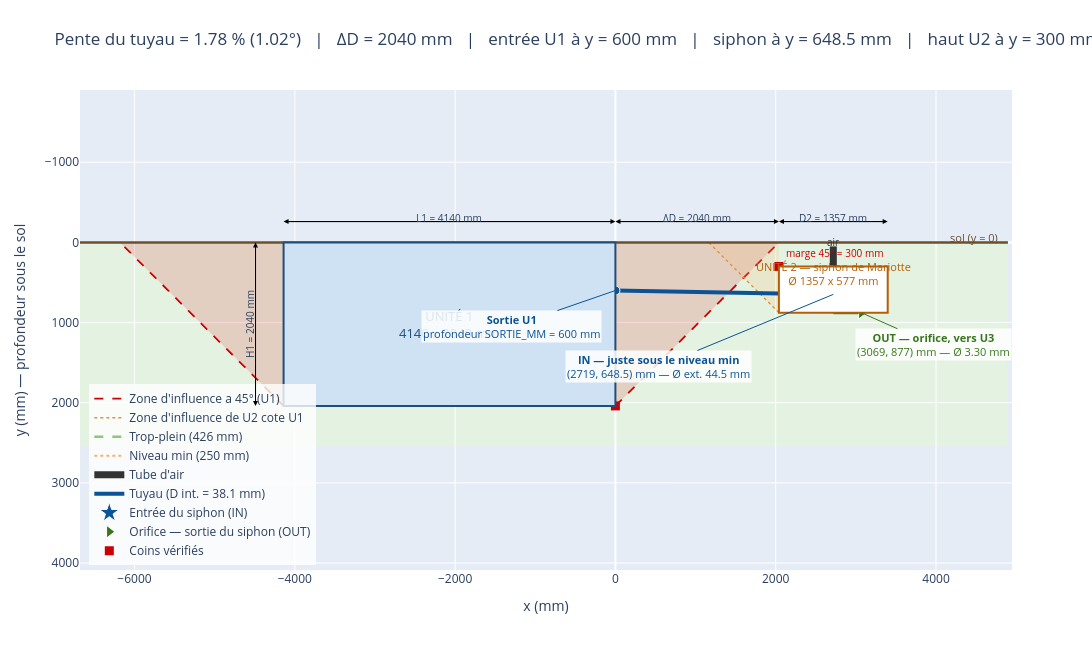

Notebook cell for this chart:
### Markdown cell above
## 1.5 Plan 2D

Aucun calcul nouveau : le plan reprend les résultats de 1.1 à 1.4. La ligne pointillée rouge est le 45° qui part du coin de fond de l'unité 1 ; la zone rouge est sa zone d'influence, la zone verte est sécuritaire. La ligne orange pointillée est la zone de U2 côté U1 (contrôle 2).

**Sources**
- Voir 1.2 pour la zone d'influence à 45°.

### Code cell
# ---- Plan 2D interactif (zoom a la molette ou en glissant) ----
import plotly.graph_objects as go

y_bas = max(H1, y_f2) + 500
y_haut = -700
xmin = -L1 - H1 - 500
xmax = x2_d + 1500

fig4 = go.Figure()

# Zone securitaire (fond)
fig4.add_shape(type="rect", x0=xmin, x1=xmax, y0=0, y1=y_bas, fillcolor="#e4f2e1", line=dict(width=0), layer="below")

# Zones d'influence a 45 deg de U1 (droite et gauche)
for pts in ([(0, H1), (0, 0), (H1, 0)], [(-L1, H1), (-L1, 0), (-L1 - H1, 0)]):
    xs, ys = zip(*pts)
    fig4.add_trace(go.Scatter(x=xs, y=ys, fill="toself", mode="none", fillcolor="rgba(224,102,102,0.25)", showlegend=False, hoverinfo="skip"))
fig4.add_trace(go.Scatter(x=[0, H1], y=[H1, 0], mode="lines", line=dict(color="#cc0000", width=1.8, dash="dash"),
                           name="Zone d'influence a 45° (U1)"))
fig4.add_trace(go.Scatter(x=[-L1, -L1 - H1], y=[H1, 0], mode="lines", line=dict(color="#cc0000", width=1.8, dash="dash"), showlegend=False))

# Zone de U2 cote U1 (controle 2)
xs, ys = zip(*[(x2_g, y_f2), (x2_g, 0), (x2_g - y_f2, 0)])
fig4.add_trace(go.Scatter(x=xs, y=ys, fill="toself", mode="none", fillcolor="rgba(246,178,107,0.18)", showlegend=False, hoverinfo="skip"))
fig4.add_trace(go.Scatter(x=[x2_g, x2_g - y_f2], y=[y_f2, 0], mode="lines", line=dict(color="#e69138", width=1.4, dash="dot"),
                           name="Zone d'influence de U2 cote U1"))

# Sol
fig4.add_trace(go.Scatter(x=[xmin, xmax], y=[0, 0], mode="lines", line=dict(color="#6b4f2a", width=2.5), showlegend=False))
fig4.add_annotation(x=xmax - 100, y=-60, text="sol (y = 0)", showarrow=False, font=dict(size=11, color="#6b4f2a"), xanchor="right")

# Unites 1 et 2 (U2 EST le siphon complet, dessine a l'echelle avec ses niveaux et son tube d'air)
fig4.add_shape(type="rect", x0=-L1, x1=0, y0=0, y1=H1, fillcolor="#cfe2f3", line=dict(color="#1f4e79", width=2))
fig4.add_shape(type="rect", x0=x2_g, x1=x2_d, y0=y_h2, y1=y_f2, fillcolor="white", line=dict(color="#b45f06", width=2))
fig4.add_annotation(x=-L1 / 2, y=H1 / 2, text=f"UNITÉ 1<br>{L1:.0f} x {H1:.0f} mm", showarrow=False, font=dict(size=13, color="#1f4e79"))
fig4.add_annotation(x=x2_g + L2 / 2, y=y_h2 + 90, text=f"UNITÉ 2 — siphon de Mariotte<br>Ø {D2:.0f} x {H2:.0f} mm", showarrow=False, font=dict(size=11, color="#b45f06"))

# Niveaux d'eau extremes du siphon (a l'echelle, dans U2)
y_niveau_max_abs = y_f2 - NIVEAU_MAX_MM
y_niveau_min_abs = y_f2 - NIVEAU_MIN_MM
fig4.add_trace(go.Scatter(x=[x2_g, x2_d], y=[y_niveau_max_abs] * 2, mode="lines", line=dict(color="#93c47d", width=2.5, dash="dash"),
                           name=f"Trop-plein ({NIVEAU_MAX_MM:.0f} mm)"))
fig4.add_trace(go.Scatter(x=[x2_g, x2_d], y=[y_niveau_min_abs] * 2, mode="lines", line=dict(color="#f6b26b", width=2, dash="dot"),
                           name=f"Niveau min ({NIVEAU_MIN_MM:.0f} mm)"))

# Tube d'air, au milieu de U2, immerge jusqu'a l'orifice (y_f2)
fig4.add_trace(go.Scatter(x=[x_siphon, x_siphon], y=[y_f2, y_h2 - 250], mode="lines", line=dict(color="#333333", width=7),
                           name="Tube d'air"))
fig4.add_annotation(x=x_siphon, y=y_h2 - 300, text="air", showarrow=False, font=dict(size=10, color="#333333"))

# Tuyau jusqu'au siphon : point IN (entree, juste sous le niveau min) et OUT (orifice, au fond de U2, vers U3)
fig4.add_trace(go.Scatter(x=[0, x_siphon], y=[y_s, y_e], mode="lines", line=dict(color="#0b5394", width=4),
                           name=f"Tuyau (D int. = {D_INT:.1f} mm)"))
fig4.add_trace(go.Scatter(x=[0], y=[y_s], mode="markers", marker=dict(symbol="circle", size=9, color="#0b5394",
                           line=dict(color="white", width=1)), showlegend=False))
fig4.add_trace(go.Scatter(x=[x_siphon], y=[y_e], mode="markers", marker=dict(symbol="star", size=15, color="#0b5394",
                           line=dict(color="white", width=1)), name="Entrée du siphon (IN)"))
x_out = x_siphon + 350
fig4.add_trace(go.Scatter(x=[x_siphon, x_out], y=[y_f2, y_f2], mode="lines", line=dict(color="#38761d", width=3), showlegend=False))
fig4.add_trace(go.Scatter(x=[x_out], y=[y_f2], mode="markers", marker=dict(symbol="triangle-right", size=11, color="#38761d",
                           line=dict(color="white", width=1)), name="Orifice — sortie du siphon (OUT)"))
fig4.add_annotation(x=0, y=y_s, ax=-1300, ay=y_s + 450, axref="x", ayref="y", xref="x", yref="y",
                     text=f"<b>Sortie U1</b><br>profondeur SORTIE_MM = {y_s:.0f} mm", showarrow=True, arrowcolor="#0b5394",
                     font=dict(size=11, color="#0b5394"), bgcolor="rgba(255,255,255,0.85)")
fig4.add_annotation(x=x_siphon, y=y_e, ax=x2_g - 1500, ay=y_e + 900, axref="x", ayref="y", xref="x", yref="y",
                     text=f"<b>IN — juste sous le niveau min</b><br>({x_siphon:.0f}, {y_e:.1f}) mm — Ø ext. {D_EXT:.1f} mm", showarrow=True, arrowcolor="#0b5394",
                     font=dict(size=11, color="#0b5394"), bgcolor="rgba(255,255,255,0.85)")
fig4.add_annotation(x=x_out, y=y_f2, ax=x_out + 900, ay=y_f2 + 400, axref="x", ayref="y", xref="x", yref="y",
                     text=f"<b>OUT — orifice, vers U3</b><br>({x_out:.0f}, {y_f2:.0f}) mm — Ø {d_orifice:.2f} mm", showarrow=True, arrowcolor="#38761d",
                     font=dict(size=11, color="#38761d"), bgcolor="rgba(255,255,255,0.85)")

# Coins verifies
fig4.add_trace(go.Scatter(x=[0, x2_g], y=[H1, y_h2], mode="markers", marker=dict(symbol="square", size=9, color="#cc0000"),
                           name="Coins vérifiés"))
fig4.add_annotation(x=x2_g + 60, y=y_h2 - 60, text=f"marge 45° = {marge_1:.0f} mm", showarrow=False,
                     font=dict(size=10, color="#cc0000"), xanchor="left", yanchor="bottom")

def cote(x0, x1, y, txt):
    fig4.add_annotation(x=x1, y=y, ax=x0, ay=y, axref="x", ayref="y", xref="x", yref="y",
                         text="", showarrow=True, arrowcolor="black", arrowwidth=1, arrowhead=2, arrowsize=1)
    fig4.add_annotation(x=x0, y=y, ax=x1, ay=y, axref="x", ayref="y", xref="x", yref="y",
                         text="", showarrow=True, arrowcolor="black", arrowwidth=1, arrowhead=2, arrowsize=1)
    fig4.add_annotation(x=(x0 + x1) / 2, y=y - 40, text=txt, showarrow=False, font=dict(size=10))

cote(-L1, 0, -260, f"L1 = {L1:.0f} mm")
cote(0, x2_g, -260, f"ΔD = {dD:.0f} mm")
cote(x2_g, x2_d, -260, f"D2 = {L2:.0f} mm")
fig4.add_annotation(x=-L1 - 350, y=0, ax=-L1 - 350, ay=H1, axref="x", ayref="y", xref="x", yref="y",
                     text="", showarrow=True, arrowcolor="black", arrowwidth=1, arrowhead=2)
fig4.add_annotation(x=-L1 - 350, y=H1, ax=-L1 - 350, ay=0, axref="x", ayref="y", xref="x", yref="y",
                     text="", showarrow=True, arrowcolor="black", arrowwidth=1, arrowhead=2)
fig4.add_annotation(x=-L1 - 420, y=H1 / 2, text=f"H1 = {H1:.0f} mm", showarrow=False, font=dict(size=10), textangle=-90)

fig4.update_xaxes(title="x (mm)")
fig4.update_yaxes(autorange="reversed", title="y (mm) — profondeur sous le sol", scaleanchor="x", scaleratio=1)
fig4.update_layout(
    title=(f"Pente du tuyau = {S*100:.2f} % ({angle:.2f}°)   |   ΔD = {dD:.0f} mm   |   "
           f"entrée U1 à y = {y_s:.0f} mm   |   siphon à y = {y_e:.1f} mm   |   "
           f"haut U2 à y = {y_h2:.0f} mm   |   fond U2 à y = {y_f2:.0f} mm"),
    height=650, width=1100, dragmode="pan", margin=dict(t=90),
    legend=dict(x=0.01, y=0.01, bgcolor="rgba(255,255,255,0.8)"),
)
fig4.show(config={"scrollZoom": True})

### Figure 1 — Plotly figure (JSON) as saved in the notebook; plotly's stock layout.template omitted (floating-point values rounded to 4 significant figures)
{"data": [{"fill": "toself", "fillcolor": "rgba(224,102,102,0.25)", "hoverinfo": "skip", "mode": "none", "showlegend": false, "type": "scatter", "x": [0, 0, 2040.0], "y": [2040.0, 0, 0]}, {"fill": "toself", "fillcolor": "rgba(224,102,102,0.25)", "hoverinfo": "skip", "mode": "none", "showlegend": false, "type": "scatter", "x": [-4140.0, -4140.0, -6180.0], "y": [2040.0, 0, 0]}, {"line": {"color": "#cc0000", "dash": "dash", "width": 1.8}, "mode": "lines", "name": "Zone d'influence a 45° (U1)", "type": "scatter", "x": [0, 2040.0], "y": [2040.0, 0]}, {"line": {"color": "#cc0000", "dash": "dash", "width": 1.8}, "mode": "lines", "showlegend": false, "type": "scatter", "x": [-4140.0, -6180.0], "y": [2040.0, 0]}, {"fill": "toself", "fillcolor": "rgba(246,178,107,0.18)", "hoverinfo": "skip", "mode": "none", "showlegend": false, "type": "scatter", "x": [2040.0, 2040.0, 1163.0], "y": [877.2, 0, 0]}, {"line": {"color": "#e69138", "dash": "dot", "width": 1.4}, "mode": "lines", "name": "Zone d'influence de U2 cote U1", "type": "scatter", "x": [2040.0, 1163.0], "y": [877.2, 0]}, {"line": {"color": "#6b4f2a", "width": 2.5}, "mode": "lines", "showlegend": false, "type": "scatter", "x": [-6680.0, 4897.0], "y": [0, 0]}, {"line": {"color": "#93c47d", "dash": "dash", "width": 2.5}, "mode": "lines", "name": "Trop-plein (426 mm)", "type": "scatter", "x": [2040.0, 3397.0], "y": [451.0, 451.0]}, {"line": {"color": "#f6b26b", "dash": "dot", "width": 2}, "mode": "lines", "name": "Niveau min (250 mm)", "type": "scatter", "x": [2040.0, 3397.0], "y": [627.2, 627.2]}, {"line": {"color": "#333333", "width": 7}, "mode": "lines", "name": "Tube d'air", "type": "scatter", "x": [2719.0, 2719.0], "y": [877.2, 50.0]}, {"line": {"color": "#0b5394", "width": 4}, "mode": "lines", "name": "Tuyau (D int. = 38.1 mm)", "type": "scatter", "x": [0, 2719.0], "y": [600.0, 648.5]}, {"marker": {"color": "#0b5394", "line": {"color": "white", "width": 1}, "size": 9, "symbol": "circle"}, "mode": "markers", "showlegend": false, "type": "scatter", "x": [0], "y": [600.0]}, {"marker": {"color": "#0b5394", "line": {"color": "white", "width": 1}, "size": 15, "symbol": "star"}, "mode": "markers", "name": "Entrée du siphon (IN)", "type": "scatter", "x": [2719.0], "y": [648.5]}, {"line": {"color": "#38761d", "width": 3}, "mode": "lines", "showlegend": false, "type": "scatter", "x": [2719.0, 3069.0], "y": [877.2, 877.2]}, {"marker": {"color": "#38761d", "line": {"color": "white", "width": 1}, "size": 11, "symbol": "triangle-right"}, "mode": "markers", "name": "Orifice — sortie du siphon (OUT)", "type": "scatter", "x": [3069.0], "y": [877.2]}, {"marker": {"color": "#cc0000", "size": 9, "symbol": "square"}, "mode": "markers", "name": "Coins vérifiés", "type": "scatter", "x": [0, 2040.0], "y": [2040.0, 300.0]}], "layout": {"annotations": [{"font": {"color": "#6b4f2a", "size": 11}, "showarrow": false, "text": "sol (y = 0)", "x": 4797.0, "xanchor": "right", "y": -60}, {"font": {"color": "#1f4e79", "size": 13}, "showarrow": false, "text": "UNITÉ 1<br>4140 x 2040 mm", "x": -2070.0, "y": 1020.0}, {"font": {"color": "#b45f06", "size": 11}, "showarrow": false, "text": "UNITÉ 2 — siphon de Mariotte<br>Ø 1357 x 577 mm", "x": 2719.0, "y": 390.0}, {"font": {"color": "#333333", "size": 10}, "showarrow": false, "text": "air", "x": 2719.0, "y": 0.0}, {"arrowcolor": "#0b5394", "ax": -1300, "axref": "x", "ay": 1050.0, "ayref": "y", "bgcolor": "rgba(255,255,255,0.85)", "font": {"color": "#0b5394", "size": 11}, "showarrow": true, "text": "<b>Sortie U1</b><br>profondeur SORTIE_MM = 600 mm", "x": 0, "xref": "x", "y": 600.0, "yref": "y"}, {"arrowcolor": "#0b5394", "ax": 540.0, "axref": "x", "ay": 1548.0, "ayref": "y", "bgcolor": "rgba(255,255,255,0.85)", "font": {"color": "#0b5394", "size": 11}, "showarrow": true, "text": "<b>IN — juste sous le niveau min</b><br>(2719, 648.5) mm — Ø ext. 44.5 mm", "x": 2719.0, "xref": "x", "y": 648.5, "yref": "y"}, {"arrowcolor": "#38761d", "ax": 3969.0, "axref": "x", "ay": 1277.0, "ayref": "y", "bgcolor": "rgba(255,255,255,0.85)", "font": {"color": "#38761d", "size": 11}, "showarrow": true, "text": "<b>OUT — orifice, vers U3</b><br>(3069, 877) mm — Ø 3.30 mm", "x": 3069.0, "xref": "x", "y": 877.2, "yref": "y"}, {"font": {"color": "#cc0000", "size": 10}, "showarrow": false, "text": "marge 45° = 300 mm", "x": 2100.0, "xanchor": "left", "y": 240.0, "yanchor": "bottom"}, {"arrowcolor": "black", "arrowhead": 2, "arrowsize": 1, "arrowwidth": 1, "ax": -4140.0, "axref": "x", "ay": -260, "ayref": "y", "showarrow": true, "text": "", "x": 0, "xref": "x", "y": -260, "yref": "y"}, {"arrowcolor": "black", "arrowhead": 2, "arrowsize": 1, "arrowwidth": 1, "ax": 0, "axref": "x", "ay": -260, "ayref": "y", "showarrow": true, "text": "", "x": -4140.0, "xref": "x", "y": -260, "yref": "y"}, {"font": {"size": 10}, "showarrow": false, "text": "L1 = 4140 mm", "x": -2070.0, "y": -300}, {"arrowcolor": "black", "arrowhead": 2, "arrowsize": 1, "arrowwidth": 1, "ax": 0, "axref": "x", "ay": -260, "ayref": "y", "showarrow": true, "text": "", "x": 2040.0, "xref": "x", "y": -260, "yref": "y"}, {"arrowcolor": "black", "arrowhead": 2, "arrowsize": 1, "arrowwidth": 1, "ax": 2040.0, "axref": "x", "ay": -260, "ayref": "y", "showarrow": true, "text": "", "x": 0, "xref": "x", "y": -260, "yref": "y"}, {"font": {"size": 10}, "showarrow": false, "text": "ΔD = 2040 mm", "x": 1020.0, "y": -300}, {"arrowcolor": "black", "arrowhead": 2, "arrowsize": 1, "arrowwidth": 1, "ax": 2040.0, "axref": "x", "ay": -260, "ayref": "y", "showarrow": true, "text": "", "x": 3397.0, "xref": "x", "y": -260, "yref": "y"}, {"arrowcolor": "black", "arrowhead": 2, "arrowsize": 1, "arrowwidth": 1, "ax": 3397.0, "axref": "x", "ay": -260, "ayref": "y", "showarrow": true, "text": "", "x": 2040.0, "xref": "x", "y": -260, "yref": "y"}, {"font": {"size": 10}, "showarrow": false, "text": "D2 = 1357 mm", "x": 2719.0, "y": -300}, {"arrowcolor": "black", "arrowhead": 2, "arrowwidth": 1, "ax": -4490.0, "axref": "x", "ay": 2040.0, "ayref": "y", "showarrow": true, "text": "", "x": -4490.0, "xref": "x", "y": 0, "yref": "y"}, {"arrowcolor": "black", "arrowhead": 2, "arrowwidth": 1, "ax": -4490.0, "axref": "x", "ay": 0, "ayref": "y", "showarrow": true, "text": "", "x": -4490.0, "xref": "x", "y": 2040.0, "yref": "y"}, {"font": {"size": 10}, "showarrow": false, "text": "H1 = 2040 mm", "textangle": -90, "x": -4560.0, "y": 1020.0}], "dragmode": "pan", "height": 650, "legend": {"bgcolor": "rgba(255,255,255,0.8)", "x": 0.01, "y": 0.01}, "margin": {"t": 90}, "shapes": [{"fillcolor": "#e4f2e1", "layer": "below", "line": {"width": 0}, "type": "rect", "x0": -6680.0, "x1": 4897.0, "y0": 0, "y1": 2540.0}, {"fillcolor": "#cfe2f3", "line": {"color": "#1f4e79", "width": 2}, "type": "rect", "x0": -4140.0, "x1": 0, "y0": 0, "y1": 2040.0}, {"fillcolor": "white", "line": {"color": "#b45f06", "width": 2}, "type": "rect", "x0": 2040.0, "x1": 3397.0, "y0": 300.0, "y1": 877.2}], "title": {"text": "Pente du tuyau = 1.78 % (1.02°)   |   ΔD = 2040 mm   |   entrée U1 à y = 600 mm   |   siphon à y = 648.5 mm   |   haut U2 à y = 300 mm   |   fond U2 à y = 877 mm"}, "width": 1100, "xaxis": {"title": {"text": "x (mm)"}}, "yaxis": {"autorange": "reversed", "scaleanchor": "x", "scaleratio": 1, "title": {"text": "y (mm) — profondeur sous le sol"}}}}
